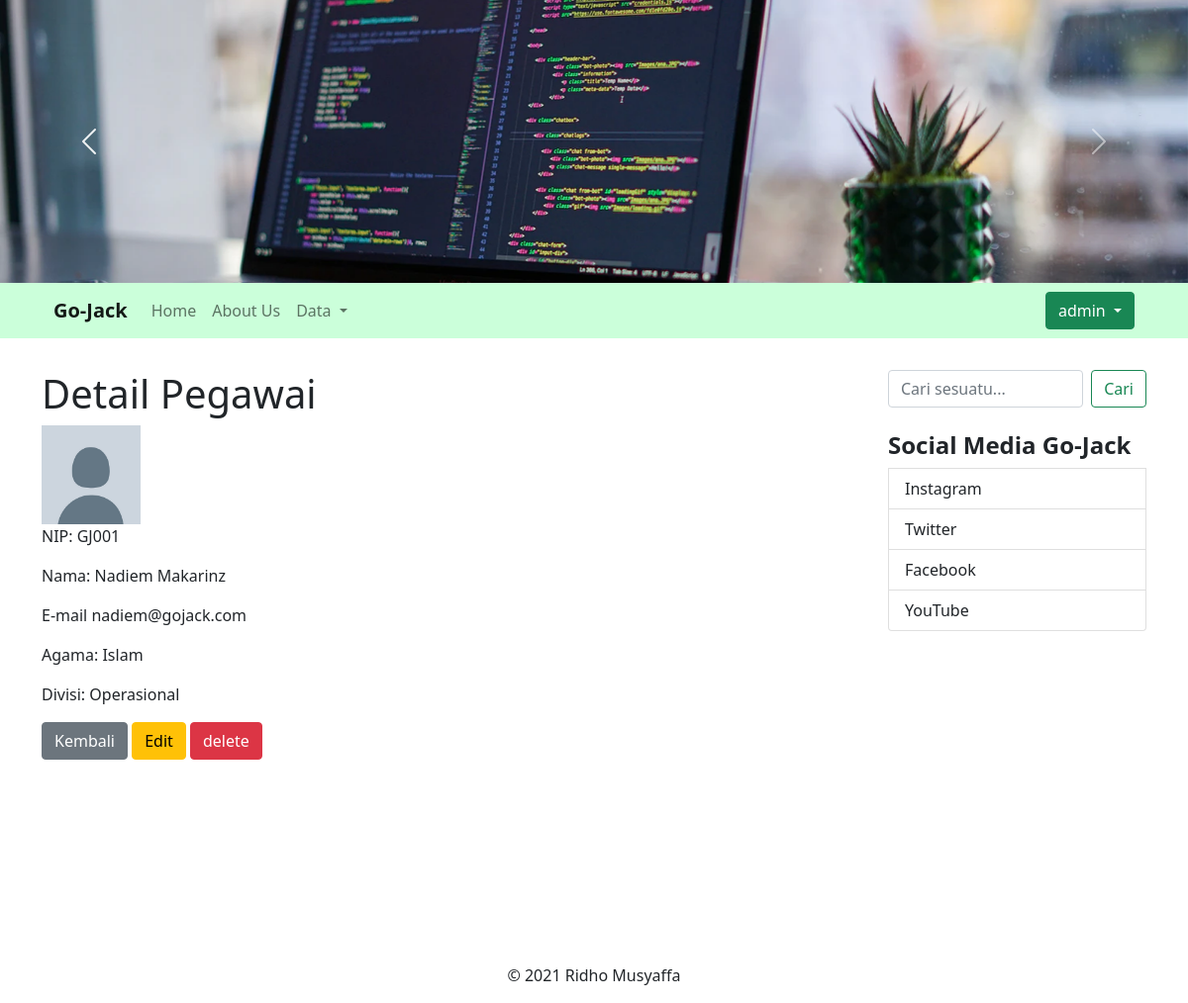
The page /index.php?hal=detail-data&id=14 (signed in) on the database its author committed.
### tables this page shows
CREATE TABLE `pegawai` (
  `id` int(11) NOT NULL,
  `nip` varchar(5) NOT NULL,
  `nama` varchar(50) NOT NULL,
  `email` varchar(50) NOT NULL,
  `agama` enum('Islam','Protestan','Katolik','Hindu','Buddha','Konghucu') NOT NULL,
  `iddivisi` int(11) NOT NULL,
  `foto` varchar(50) NOT NULL
);

CREATE TABLE `divisi` (
  `id` int(11) NOT NULL,
  `nama` varchar(50) NOT NULL
);

### koneksi.php (called while the page is built, shortened)
<?php
class Db {
    protected $servername = "localhost";
    protected $username = "root";
    protected $password = "";
    public function __construct() {
        try {
            $this->conn = new PDO("mysql:host=$this->servername;dbname=dbpegawai",$this->username, $this->password);
        } catch (PDOException $e) {
            echo "Connection failed: ", $e->getMessage();
        }
    }
}

### models/Pegawai.php (called while the page is built, shortened)
<?php
class Pegawai extends Db {
    public function getPegawai($id){
        $stmt = $this->conn->prepare("SELECT Pegawai.*, Divisi.id as divisiId, Divisi.nama as namaDivisi FROM Pegawai INNER JOIN Divisi ON Pegawai.iddivisi = Divisi.id WHERE Pegawai.id = :id");
        $stmt->bindParam(':id', $id);
        $stmt->execute();
        $stmt->setFetchMode(PDO::FETCH_ASSOC);
        return $stmt->fetch();
    }
}

### pages/detail.php (the view, shortened to what this page needs)
<?php
require 'koneksi.php';
require 'models/Pegawai.php' ;
$pegawai = new Pegawai();
$dataPegawai = $pegawai->getPegawai($_GET['id']);
?>
<h1>Detail Pegawai</h1>
<div>
<img style="width: 100px;" src="img/<?=$dataPegawai['foto']?>" alt="<?=$dataPegawai[ 'nama']?>">
<p>NIP: <?=$dataPegawai["nip"]?></p>
<p>Nama: <?=$dataPegawai[ 'nama']?></p>
<p>E-mail <?=$dataPegawai['email']?></p>
<p>Agama: <?=$dataPegawai['agama']?></p>
<p>Divisi: <?=$dataPegawai['namaDivisi']?></p>
<form action="controllers/pegawaiController.php" method="POST">
<div class="d-flex justify-content-between">
    <div>
      <a href="index.php?hal=data-pegawai" class="btn btn-secondary">Kembali</a>
		<?php if(!isset($_SESSION['MEMBER'])): ?>
        <?php elseif($_SESSION['MEMBER']['role'] == "staff"): ?>
							<a href="index.php?hal=edit-data&id=<?=$dataPegawai['id']?>" class="btn btn-warning">Edit</a>
        <?php else: ?>
		<a href="index.php?hal=edit-data&id=<?=$dataPegawai['id']?>" class="btn btn-warning">Edit</a>
							<input type="submit" value="delete" name="delete" class="btn btn-danger" onclick="return confirm('Yakin mau di hapus ?')"/>
							<?php endif; ?>
    </div>
</div>
</form>
</div>

### pages/kode_atas.php (style rules this page uses)
body { overflow-x: hidden; }

### rows shown on the page
pegawai: foto (picture), nip "GJ001", nama "Nadiem Makarinz", email "nadiem@gojack.com", agama "Islam", iddivisi.nama "Operasional"

### other values the page prints
$_SESSION['MEMBER']['fullname'] "admin"
